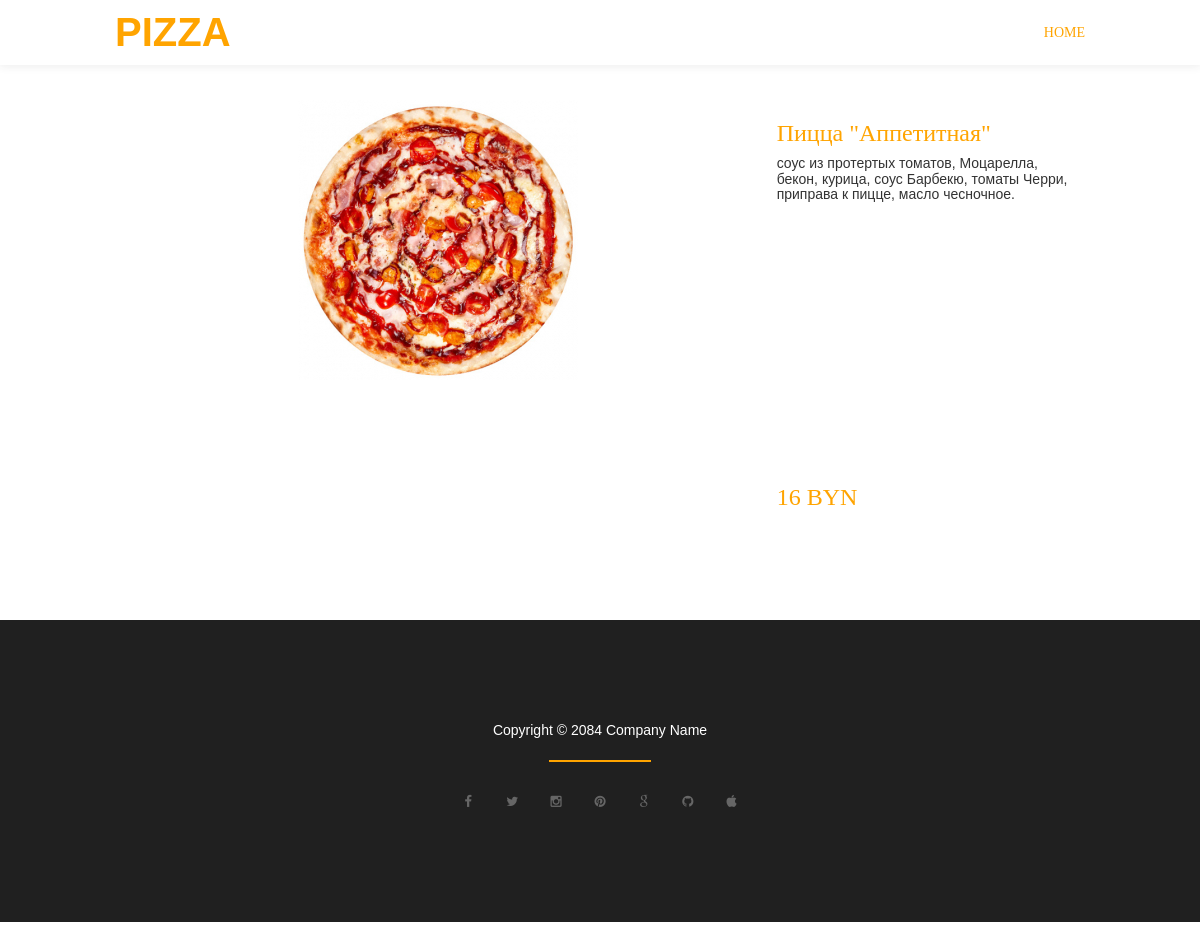
Page /pizza-apetitnaya/ on the committed database.
### gallery/models.py (models this page shows, shortened)
class Pizza(models.Model):
    slug = models.SlugField(max_length=255, verbose_name='url', unique=True)
    title = models.CharField(max_length=250)
    description = models.TextField()
    price = models.IntegerField()
    image = models.ImageField(upload_to='pizza/photos/%Y/%m/%d/', verbose_name='Фото', blank=True)

### gallery/views.py (the view)
# urls.py: path('<str:slug>/', views.Detail_Pizza.as_view(), name='details'),
class Detail_Pizza(DetailView):
    model = Pizza
    template_name = 'details.html'
    context_object_name = 'pizza'

### gallery/templates/details.html (shortened to what this page needs)
{% extends 'base.html' %}
{% load static %}
{% block content %}
<div class="container">
    <div class="col-md-8" style="margin-top: 100px;
                                 margin-bottom: 100px;">
        <img src="{{pizza.image.url}}" class="img-responsive gallery-img" alt="Pizza 1"></div>
    <div class="col-md-4" style="margin-top: 100px;
                                 margin-bottom: 100px;
                                 height:420px;">
        <h3>{{pizza.title}}</h3>
        <h5>{{ pizza.description}}</h5>
        <div style="position: absolute;
                                    bottom: 0;">
            <h3>{{ pizza.price }} BYN</h3>
        </div>
    </div>
</div>
{% endblock %}

### Pizza/static/css/templatemo-style.css (style rules this page uses)
h1,h2, h3, h4, .navbar-default .navbar-nav li a, .navbar-default .navbar-nav>li>a:focus { color: #ffa400; font-family: 'Chewy', cursive; font-weight: 400; }
img { max-width: 100%; height: auto; }
@media (min-width: 768px) { .container { width: 700px; } }
@media (min-width: 992px) { .container { width: 900px; } }
@media (min-width: 1200px) { .container { width: 1000px; } }
.gallery-img { margin: 0 auto; }

### rows in the picture
Pizza: image (picture), title "Пицца \"Аппетитная\"", description "соус из протертых томатов, Моцарелла, бекон, курица, соус Барбекю, томаты Черри, приправа к пицце, масло чесночное.", price "16"
